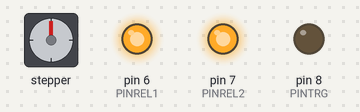
Simulated run of this sketch. Board: Arduino Uno, built with avr-gcc and run on an emulated ATmega328P. Shown: stepper motor, output pins drawn as LEDs (lit = HIGH). Stepper angles assume 200 steps per turn.

Above: at 0.1 s.
At 0.99 s:
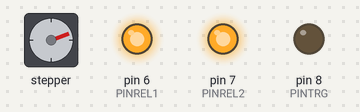
At 2.22 s:
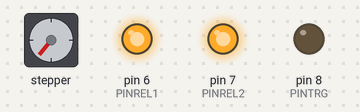
At 4.35 s:
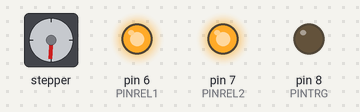
At 8.4 s:
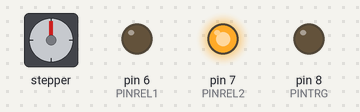
At 32.7 s:
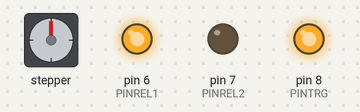
Timing chart, 0 to 40.0 s (numbered marks = the images above):
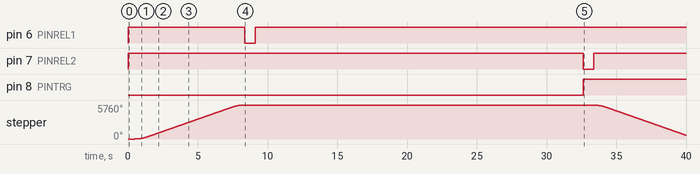

The sketch:

acquire.ino
```cpp
// (licence header left out)
/* Circuit
  Pololu DRV8834 Motor Driver carrier
  DRV VMOT -> +7V motor power supply
  DRV GND -> 0V motor power supply
  DRV B1 -> red, motor
  DRV B2 -> blue, motor
  DRV A1 -> blk, motor
  DRV A2 -> green, motor
  DRV GND -> Uno Pin 10
  DRV SLEEP -> Uno 5V
  DRV STEP -> Uno pin 12
  DRV DIR ->  Uno pin 11
*/

const int BRD = 1; // pin definitions
const int PINSTEP = 12;
const int PINDIR = 11;
const int PINSLEEP = 10;
const int LOAD = 0; // position definitions
const int REACTOR = 3200;
const int DUMP = 6400;
const int SPEED = 500; // motor movement parameters
const int ACCEL = 500;

/*
  Relay Module
  RLY Vcc -> +5V relay power supply
  RLY IN1 -> Uno Pin 6
  RLY IN2 -> Uno Pin 7
  RLY GND -> Relay power supply Gnd, Uno Gnd
*/

const int PINREL1 = 6; // pin definitions
const int PINREL2 = 7;
const int OPENTIME = 750; // relay open time in msec
const int IRRADTIME = 23500;

/*
  Acquire trigger
  MyDaq DIO 0 -> Uno pin 8
  MYDaq DIO Gnd -> Uno Gnd
*/

const int PINTRG = 8; // pin definition

#include <AccelStepper.h>

/* Motor Driver */

// Define a stepper and the pins it will use
AccelStepper stepper(BRD, PINSTEP, PINDIR);

void setup()
{
  /* Set parameters */
  stepper.setMaxSpeed(SPEED); // setup motor
  stepper.setAcceleration(ACCEL);
  stepper.setEnablePin(PINSLEEP);
  pinMode(PINREL1, OUTPUT); // setup relay module
  digitalWrite(PINREL1, HIGH);
  pinMode(PINREL2, OUTPUT);
  digitalWrite(PINREL2, HIGH);
  pinMode(PINTRG, OUTPUT); // setup Daq trigger
  digitalWrite(PINTRG, LOW);

  /* Move stage and acquire */
  stepper.enableOutputs();
  stepper.runToNewPosition(LOAD); // start at loading position
  stepper.disableOutputs();
  delay(500);
  stepper.enableOutputs();
  stepper.runToNewPosition(REACTOR); // move stage to reactor tube
  stepper.disableOutputs();
  digitalWrite(PINREL1, LOW); // fire relay 1, sample to reactor
  delay(OPENTIME);
  digitalWrite(PINREL1, HIGH); // close relay 1
  delay(IRRADTIME);
  digitalWrite(PINREL2, LOW); // fire relay 2, sample to detector
  digitalWrite(PINTRG, HIGH); // trigger acquisition
  delay(OPENTIME);
  digitalWrite(PINREL2, HIGH); // close relay 2
  stepper.enableOutputs();
  stepper.runToNewPosition(LOAD); // move stage back to loading position
  stepper.disableOutputs();
  digitalWrite(PINTRG, LOW); // stop trigger
}

void loop()
{
}
```

Measured:
- by itself, pin 6 (PINREL1): LOW → HIGH at 0.00 s, → LOW 8.4 s later, → HIGH 0.75 s later
- by itself, pin 7 (PINREL2): LOW → HIGH at 0.00 s, → LOW 32.6 s later, → HIGH 0.75 s later
- by itself, pin 8 (PINTRG): LOW → HIGH at 32.6 s
- by itself, stepper: turns 5760° clockwise in 7.9 s, then 5114° counter-clockwise in 6.6 s
